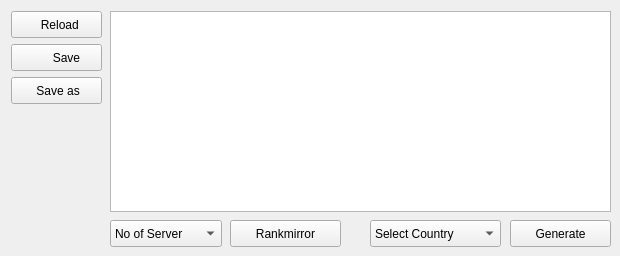
    <widget class="QWidget" name="tab_1">
     <attribute name="icon">
      <iconset resource="icon/resources.qrc">
       <normaloff>:/button/server.png</normaloff>:/button/server.png</iconset>
     </attribute>
     <attribute name="title">
      <string>Mirrorlist</string>
     </attribute>
     <widget class="QPushButton" name="pushButtonReload">
      <property name="geometry">
       <rect>
        <x>11</x>
        <y>11</y>
        <width>91</width>
        <height>27</height>
       </rect>
      </property>
      <property name="text">
       <string>  Reload</string>
      </property>
      <property name="icon">
       <iconset resource="icon/resources.qrc">
        <normaloff>:/button/reload.png</normaloff>:/button/reload.png</iconset>
      </property>
      <property name="iconSize">
       <size>
        <width>21</width>
        <height>21</height>
       </size>
      </property>
     </widget>
     <widget class="QPlainTextEdit" name="plainTextEdit">
      <property name="geometry">
       <rect>
        <x>110</x>
        <y>11</y>
        <width>501</width>
        <height>201</height>
       </rect>
      </property>
      <property name="styleSheet">
       <string notr="true"/>
      </property>
     </widget>
     <widget class="QPushButton" name="pushButtonSave">
      <property name="geometry">
       <rect>
        <x>11</x>
        <y>44</y>
        <width>91</width>
        <height>27</height>
       </rect>
      </property>
      <property name="text">
       <string>      Save</string>
      </property>
      <property name="icon">
       <iconset resource="icon/resources.qrc">
        <normaloff>:/button/save.png</normaloff>:/button/save.png</iconset>
      </property>
      <property name="iconSize">
       <size>
        <width>23</width>
        <height>23</height>
       </size>
      </property>
     </widget>
     <widget class="QPushButton" name="pushButtonSaveAs">
      <property name="geometry">
       <rect>
        <x>11</x>
        <y>77</y>
        <width>91</width>
        <height>27</height>
       </rect>
      </property>
      <property name="text">
       <string> Save as</string>
      </property>
      <property name="icon">
       <iconset resource="icon/resources.qrc">
        <normaloff>:/button/save.png</normaloff>:/button/save.png</iconset>
      </property>
      <property name="iconSize">
       <size>
        <width>23</width>
        <height>23</height>
       </size>
      </property>
     </widget>
     <widget class="QLabel" name="labelLoading">
      <property name="geometry">
       <rect>
        <x>10</x>
        <y>120</y>
        <width>91</width>
        <height>91</height>
       </rect>
      </property>
      <property name="text">
       <string/>
      </property>
      <property name="pixmap">
       <pixmap resource="icon/resources.qrc">:/loading/loading.gif</pixmap>
      </property>
      <property name="scaledContents">
       <bool>true</bool>
      </property>
     </widget>
     <widget class="QComboBox" name="comboBoxNumber">
      <property name="geometry">
       <rect>
        <x>110</x>
        <y>220</y>
        <width>112</width>
        <height>27</height>
       </rect>
      </property>
      <item>
       <property name="text">
        <string>No of Server</string>
       </property>
      </item>
      <item>
       <property name="text">
        <string>2</string>
       </property>
      </item>
      <item>
       <property name="text">
        <string>3</string>
       </property>
      </item>
      <item>
       <property name="text">
        <string>4</string>
       </property>
      </item>
      <item>
       <property name="text">
        <string>5</string>
       </property>
      </item>
      <item>
       <property name="text">
        <string>6</string>
       </property>
      </item>
     </widget>
     <widget class="QComboBox" name="comboBoxCountry">
      <property name="geometry">
       <rect>
        <x>370</x>
        <y>220</y>
        <width>131</width>
        <height>27</height>
       </rect>
      </property>
      <item>
       <property name="text">
        <string>Select Country</string>
       </property>
      </item>
      <item>
       <property name="text">
        <string>Australia</string>
       </property>
      </item>
      <item>
       <property name="text">
        <string>Austria</string>
       </property>
      </item>
      <item>
       <property name="text">
        <string>Bangladesh</string>
       </property>
      </item>
      <item>
       <property name="text">
        <string>Bosnia and Herzegovina</string>
       </property>
      </item>
      <item>
       <property name="text">
        <string>Brazil</string>
       </property>
      </item>
      <item>
       <property name="text">
        <string>Bulgaria</string>
       </property>
      </item>
      <item>
       <property name="text">
        <string>Canada</string>
       </property>
      </item>
      <item>
       <property name="text">
        <string>Chile</string>
       </property>
      </item>
      <item>
       <property name="text">
        <string>China</string>
       </property>
      </item>
      <item>
       <property name="text">
        <string>Colombia</string>
       </property>
      </item>
      <item>
       <property name="text">
        <string>Croatia</string>
       </property>
      </item>
      <item>
       <property name="text">
        <string>Czech Republic</string>
       </property>
      </item>
      <item>
       <property name="text">
        <string>Denmark</string>
       </property>
      </item>
      <item>
       <property name="text">
        <string>Ecuador</string>
       </property>
      </item>
      <item>
       <property name="text">
        <string>Finland</string>
       </property>
      </item>
      <item>
       <property name="text">
        <string>France</string>
       </property>
      </item>
      <item>
       <property name="text">
        <string>Georgia</string>
       </property>
      </item>
      <item>
       <property name="text">
        <string>Germany</string>
       </property>
      </item>
      <item>
       <property name="text">
        <string>Greece</string>
       </property>
      </item>
      <item>
       <property name="text">
        <string>Hong Kong</string>
       </property>
      </item>
      <item>
       <property name="text">
        <string>Hungary</string>
       </property>
      </item>
      <item>
       <property name="text">
        <string>Iceland</string>
       </property>
      </item>
      <item>
       <property name="text">
        <string>India</string>
       </property>
      </item>
      <item>
       <property name="text">
        <string>Indonesia</string>
       </property>
      </item>
      <item>
       <property name="text">
        <string>Iran</string>
       </property>
      </item>
      <item>
       <property name="text">
        <string>Ireland</string>
       </property>
      </item>
      <item>
       <property name="text">
        <string>Italy</string>
       </property>
      </item>
      <item>
       <property name="text">
        <string>Japan</string>
       </property>
      </item>
      <item>
       <property name="text">
        <string>Kazakhstan</string>
       </property>
      </item>
      <item>
       <property name="text">
        <string>Latvia</string>
       </property>
      </item>
      <item>
       <property name="text">
        <string>Lithuania</string>
       </property>
      </item>
      <item>
       <property name="text">
        <string>Luxembourg</string>
       </property>
      </item>
      <item>
       <property name="text">
        <string>Macedonia</string>
       </property>
      </item>
      <item>
       <property name="text">
        <string>Netherlands</string>
       </property>
      </item>
      <item>
       <property name="text">
        <string>New Caledonia</string>
       </property>
      </item>
      <item>
       <property name="text">
        <string>New Zealand</string>
       </property>
      </item>
      <item>
       <property name="text">
        <string>Norway</string>
       </property>
      </item>
      <item>
       <property name="text">
        <string>Paraguay</string>
       </property>
      </item>
      <item>
       <property name="text">
        <string>Poland</string>
       </property>
      </item>
      <item>
       <property name="text">
        <string>Portugal</string>
       </property>
      </item>
      <item>
       <property name="text">
        <string>Qatar</string>
       </property>
      </item>
      <item>
       <property name="text">
        <string>Romania</string>
       </property>
      </item>
      <item>
       <property name="text">
        <string>Russia</string>
       </property>
      </item>
      <item>
       <property name="text">
        <string>Serbia</string>
       </property>
      </item>
      <item>
       <property name="text">
        <string>Singapore</string>
       </property>
      </item>
      <item>
       <property name="text">
        <string>Slovakia</string>
       </property>
      </item>
      <item>
       <property name="text">
        <string>Slovenia</string>
       </property>
      </item>
      <item>
       <property name="text">
        <string>Somalia</string>
       </property>
      </item>
      <item>
       <property name="text">
        <string>South Africa</string>
       </property>
      </item>
      <item>
       <property name="text">
        <string>South Korea</string>
       </property>
      </item>
      <item>
       <property name="text">
        <string>Spain</string>
       </property>
      </item>
      <item>
       <property name="text">
        <string>Sweden</string>
       </property>
      </item>
      <item>
       <property name="text">
        <string>Switzerland</string>
       </property>
      </item>
      <item>
       <property name="text">
        <string>Taiwan</string>
       </property>
      </item>
      <item>
       <property name="text">
        <string>Thailand</string>
       </property>
      </item>
      <item>
       <property name="text">
        <string>Turkey</string>
       </property>
      </item>
      <item>
       <property name="text">
        <string>Ukraine</string>
       </property>
      </item>
      <item>
       <property name="text">
        <string>United Kingdom</string>
       </property>
      </item>
      <item>
       <property name="text">
        <string>United States</string>
       </property>
      </item>
      <item>
       <property name="text">
        <string>Vietnam</string>
       </property>
      </item>
     </widget>
     <widget class="QPushButton" name="pushButtonGenerate">
      <property name="geometry">
       <rect>
        <x>510</x>
        <y>220</y>
        <width>101</width>
        <height>27</height>
       </rect>
      </property>
      <property name="text">
       <string>Generate</string>
      </property>
      <property name="icon">
       <iconset resource="icon/resources.qrc">
        <normaloff>:/button/process.png</normaloff>:/button/process.png</iconset>
      </property>
      <property name="iconSize">
       <size>
        <width>22</width>
        <height>22</height>
       </size>
      </property>
     </widget>
     <widget class="QPushButton" name="pushButtonRankmirrors">
      <property name="geometry">
       <rect>
        <x>230</x>
        <y>220</y>
        <width>111</width>
        <height>27</height>
       </rect>
      </property>
      <property name="text">
       <string>Rankmirror</string>
      </property>
      <property name="icon">
       <iconset resource="icon/resources.qrc">
        <normaloff>:/button/rank.png</normaloff>:/button/rank.png</iconset>
      </property>
      <property name="iconSize">
       <size>
        <width>22</width>
        <height>22</height>
       </size>
      </property>
     </widget>
     <widget class="QLabel" name="labelLoadingCube">
      <property name="geometry">
       <rect>
        <x>330</x>
        <y>80</y>
        <width>51</width>
        <height>51</height>
       </rect>
      </property>
      <property name="styleSheet">
       <string notr="true"/>
      </property>
      <property name="scaledContents">
       <bool>true</bool>
      </property>
     </widget>
    </widget>
